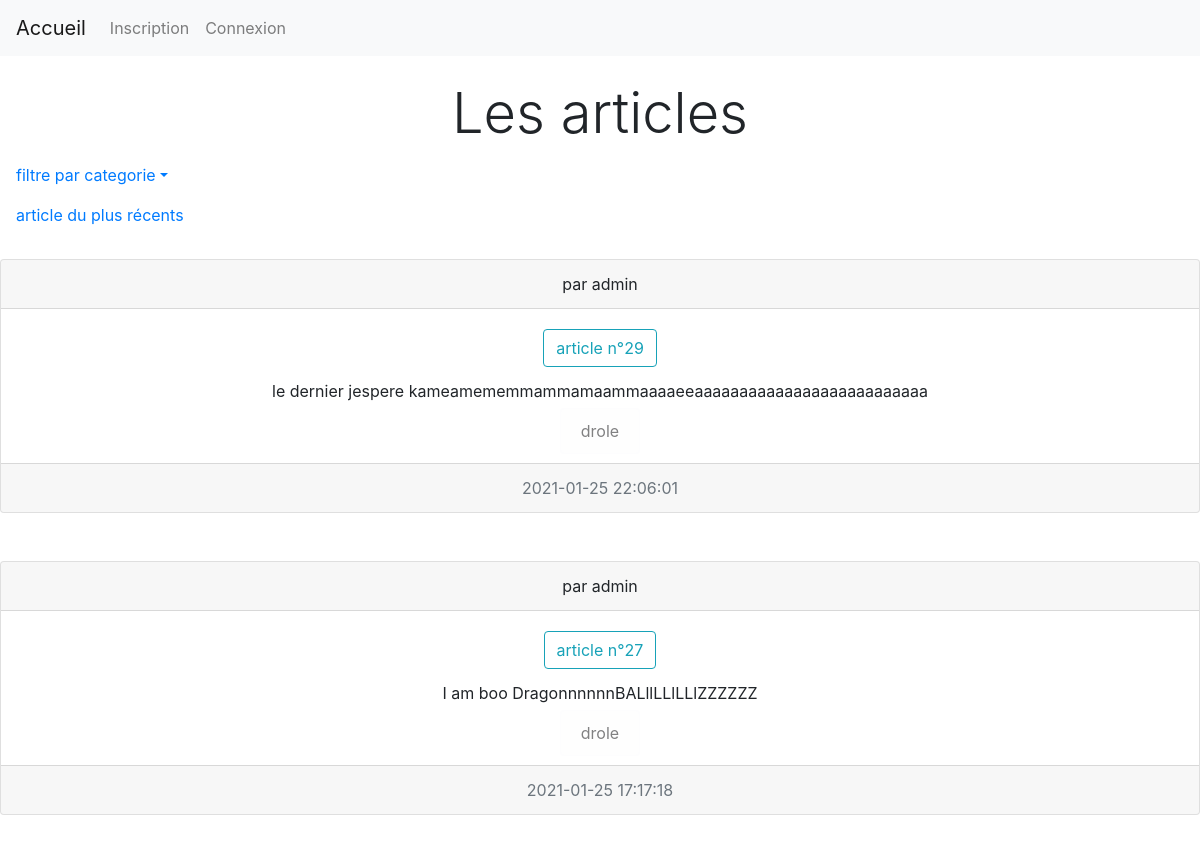
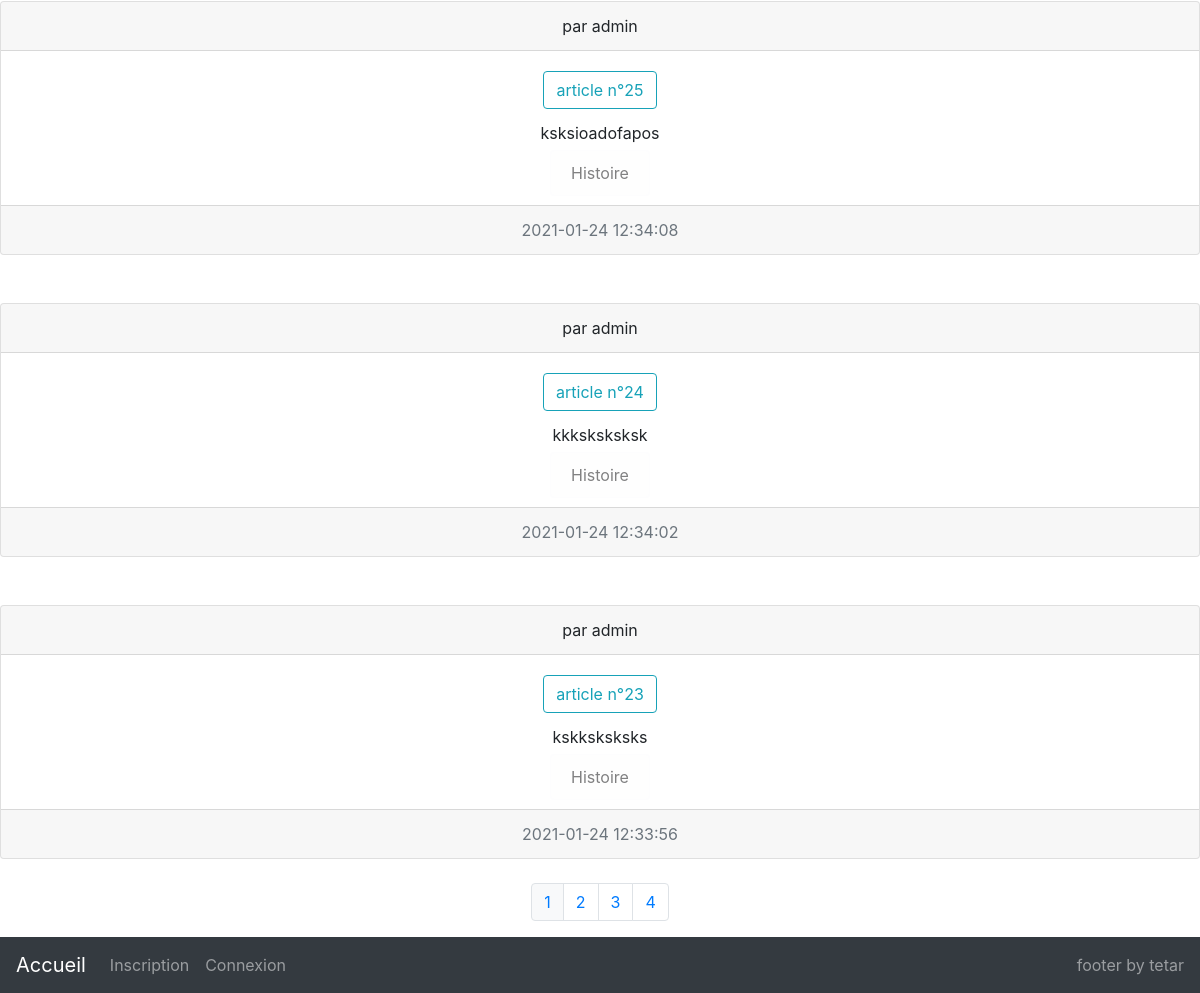
Screenshot of /articles.php?start=1 with the database file from the repository (2 pictures, top to bottom).
### tables this page shows
CREATE TABLE `articles` (
  `id` int(11) NOT NULL,
  `article` text NOT NULL,
  `id_utilisateur` int(11) NOT NULL,
  `id_categorie` int(11) NOT NULL,
  `date` timestamp NOT NULL DEFAULT current_timestamp() ON UPDATE current_timestamp()
);

CREATE TABLE `utilisateurs` (
  `id` int(11) NOT NULL,
  `login` varchar(255) NOT NULL,
  `password` varchar(255) NOT NULL,
  `email` varchar(255) NOT NULL,
  `id_droits` int(11) NOT NULL
);

CREATE TABLE `categories` (
  `id` int(11) NOT NULL,
  `nom` varchar(80) NOT NULL
);

### _config/Db.php (called while the page is built)
<?php
class db{
	private static $instance = null;
public static function getPdo(): PDO
{
	if (self::$instance === null) {
	self::$instance = new PDO('mysql:host=localhost;dbname=blog;charset=utf8', 'root', '', [
    PDO::ATTR_ERRMODE => PDO::ERRMODE_EXCEPTION,
    PDO::ATTR_DEFAULT_FETCH_MODE => PDO::FETCH_ASSOC
]);
}
	return self::$instance;
}
}

### models/Model.php (called while the page is built, shortened)
<?php
require_once('_config/Db.php');
class model{
    public function __construct(){
		$this->pdo = \db::getPdo();
	}
}

### models/Article_model/Article_model.php (called while the page is built, shortened)
<?php
require_once('models/Model.php');
class articlemodel extends model
{
    protected $pdo;
public function countArticle(){
    $sql = "SELECT id FROM articles";
    $stmt = $this->pdo->prepare($sql);
    $stmt->execute();
     $nbrarticle = $stmt->rowCount();
    return $nbrarticle;
}
public function selectArticleWithPagination($start, $nbrarticle){
    $sql = "SELECT articles.id, articles.article, articles.date, utilisateurs.login, categories.nom FROM articles INNER JOIN utilisateurs ON articles.id_utilisateur = utilisateurs.id INNER JOIN categories ON articles.id_categorie = categories.id ORDER BY date DESC LIMIT ".$start.",".$nbrarticle."";
    $stmt = $this->pdo->prepare($sql);
    $stmt->execute();
while($user = $stmt->fetchAll(PDO::FETCH_ASSOC)){
        return $user;
    }
}
    }
?>

### controllers/Article_controller/Article_controller.php (called while the page is built, shortened)
<?php
require_once'models/Article_model/Article_model.php';
class articlecontroller extends controller
{
    private $models;
         public function __construct(){
        $this->models = new articlemodel();
    }
public function totalArticle(){
    return $nbrarticle = $this->models->countArticle();
}
}

### views/Articles_view.php (the view, shortened to what this page needs)
<?php
require_once'models/Article_model/Article_model.php';
class articleview
{
  private $models;
  public function __construct(){
    $this->models = new articlemodel();
    $this->controllers = new articlecontroller();
  }
 public function viewArticles($pagecourante, $cat){
  $view = "";
  $viewarticle = 5;
  $start = ($pagecourante-1)*$viewarticle;
  if(isset($_GET['start']) && empty($_GET['categorie'])){
    $nbrarticle = $this->controllers->totalArticle();
  $totalarticle = ceil($nbrarticle/$viewarticle);
    $article = $this->models->selectArticleWithPagination($start, $viewarticle);
    for($t=0;isset($article[$t]);$t++){
      echo "<br><div class='card text-center'><div class='card-header'>par ".$article[$t]['login']."</div><div class='card-body'><h5 class='card-title'><a href='article.php?id=".$article[$t]['id']."' class='btn btn-outline-info'>article n°".$article[$t]['id']."</a></h5><p class='card-text'>".$article[$t]['article']."</p><span class='alert alert-light'>".$article[$t]['nom']."</span></div><div class='card-footer text-muted'>".$article[$t]['date']."</div></div><br>";
          }
    $view.="</section><nav aria-label='Page navigation example'><ul class='pagination justify-content-center'>";
    for($a=1;$a<=$totalarticle;$a++){
      if($a==$pagecourante){
        $view.="<li class='page-item'><a class='page-link bg-light' href='#'>$a</a></li>";
      }
      else{
        $view.="<li class='page-item'><a class='page-link' href='articles.php?start=".$a."'>$a</a></li>";
      }
    }
    $view.="</ul></nav>";
    return $view;
  }
}
}

### assets/style/style.css (style rules this page uses)
html, section.login { height: 100%; }

### rows the page displays
articles: id_utilisateur.login "admin", id "29", article "le dernier jespere kameamememmammamaammaaaaeeaaaaaaaaaaaaaaaaaaaaaaaaaa", id_categorie.nom "drole", date "2021-01-25 22:06:01"
articles: id_utilisateur.login "admin", id "27", article "I am boo DragonnnnnnBALllLLlLLlZZZZZZ", id_categorie.nom "drole", date "2021-01-25 17:17:18"
articles: id_utilisateur.login "admin", id "25", article "ksksioadofapos", id_categorie.nom "Histoire", date "2021-01-24 12:34:08"
articles: id_utilisateur.login "admin", id "24", article "kkksksksksk", id_categorie.nom "Histoire", date "2021-01-24 12:34:02"
articles: id_utilisateur.login "admin", id "23", article "kskksksksks", id_categorie.nom "Histoire", date "2021-01-24 12:33:56"
